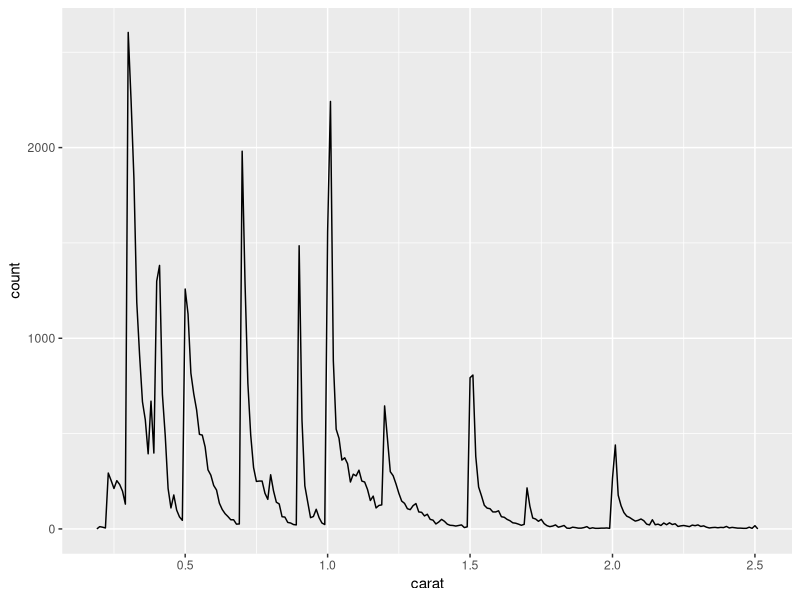
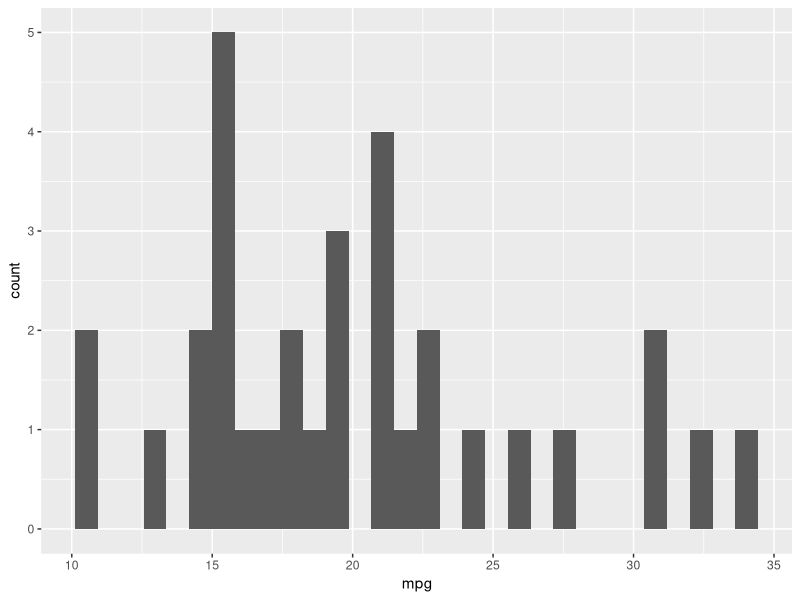

R code for these plots, in order:
## ---- chunk 1
knitr::opts_chunk$set(echo = FALSE,
                      comment = '#<',
                      collapse = TRUE,
                      warning = FALSE,
                      message = FALSE)

library(tidyverse)



beauty_number <- function(x) {
  format(x, digit = 2, big.mark = ',')
}


small_diamonds <- diamonds %>% filter(carat <= 2.5 ) 
                        
n <- nrow(small_diamonds)
## ---- chunk 2

small_diamonds %>% 
  ggplot(aes(carat)) +
  geom_freqpoly(binwidth = 0.01)

## ---- chunk 3


knitr::kable(head(mtcars, 10), caption = 'una tabla estilizada con knitr')

## podemos probar la librería xtable

print(xtable::xtable(head(mtcars, 10), caption = 'una tabla estilizada con knitr'),type = 'html')


mtcars %>% ggplot(aes(mpg)) + geom_histogram()



